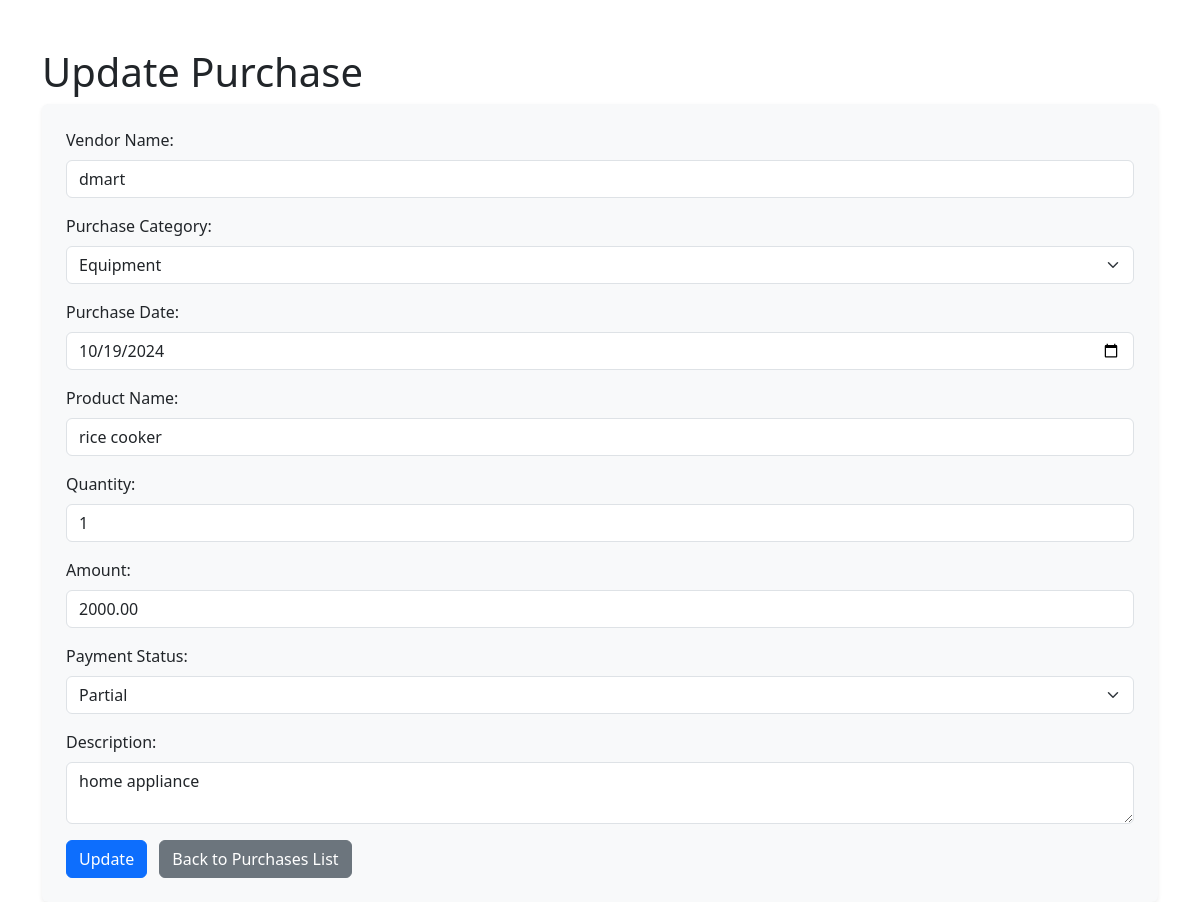
Screenshot of /myapp/update-purchase/2/ with the database file from the repository.
### myapp/models.py (models this page shows, shortened)
class Purchase(models.Model):
    PURCHASE_CATEGORY_CHOICES = [
        ('Office Supplies', 'Office Supplies'),
        ('Equipment', 'Equipment'),
        ('Utilities', 'Utilities'),
        ('Raw Materials', 'Raw Materials'),
        ('Miscellaneous', 'Miscellaneous'),
    ]
    PAYMENT_STATUS_CHOICES = [
        ('Paid', 'Paid'),
        ('Unpaid', 'Unpaid'),
        ('Partial', 'Partial'),
    ]
    vendor_name = models.CharField(max_length=100, help_text="Enter the name of the vendor")
    purchase_category = models.CharField(max_length=50, choices=PURCHASE_CATEGORY_CHOICES, help_text="Select the category of the purchase")
    purchase_date = models.DateField(help_text="Enter the date of the purchase")
    product_name = models.CharField(max_length=100, help_text="Enter the name of the product or service purchased")
    quantity = models.PositiveIntegerField(help_text="Enter the quantity of the product or service")
    amount = models.DecimalField(max_digits=10, decimal_places=2, help_text="Enter the total purchase amount")
    payment_status = models.CharField(max_length=50, choices=PAYMENT_STATUS_CHOICES, help_text="Select the payment status")
    description = models.TextField(blank=True, null=True, help_text="Optional description of the purchase")

### myapp/views.py (the view, shortened to what this page needs)
# urls.py: path('update-purchase/<int:purchase_id>/', views.update_purchase, name='update-purchase'),
def update_purchase(request, purchase_id):
    purchase = get_object_or_404(Purchase, id=purchase_id)
    return render(request, 'update_purchase_form.html', {'purchase': purchase})

### myapp/templates/update_purchase_form.html (shortened to what this page needs)
<!DOCTYPE html>
<html lang="en">
<head>
    <link href="https://cdn.jsdelivr.net/npm/bootstrap@5.3.3/dist/css/bootstrap.min.css" rel="stylesheet">
</head>
<body>
    <div class="container mt-5">
        <h1>Update Purchase</h1>
        <form method="post" class="bg-light p-4 rounded shadow-sm">
            <div class="mb-3">
                <label for="vendor_name" class="form-label">Vendor Name:</label>
                <input type="text" name="vendor_name" id="vendor_name" class="form-control" value="{{ purchase.vendor_name }}" required>
            </div>
            <div class="mb-3">
                <label for="purchase_category" class="form-label">Purchase Category:</label>
                <select name="purchase_category" id="purchase_category" class="form-select" required>
                    {% for category, display_name in purchase.PURCHASE_CATEGORY_CHOICES %}
                        <option value="{{ category }}" {% if purchase.purchase_category == category %}selected{% endif %}>
                            {{ display_name }}
                        </option>
                    {% endfor %}
                </select>
            </div>
            <div class="mb-3">
                <label for="purchase_date" class="form-label">Purchase Date:</label>
                <input type="date" name="purchase_date" id="purchase_date" class="form-control" value="{{ purchase.purchase_date|date:'Y-m-d' }}" required>
            </div>
            <div class="mb-3">
                <label for="product_name" class="form-label">Product Name:</label>
                <input type="text" name="product_name" id="product_name" class="form-control" value="{{ purchase.product_name }}" required>
            </div>
            <div class="mb-3">
                <label for="quantity" class="form-label">Quantity:</label>
                <input type="number" name="quantity" id="quantity" class="form-control" value="{{ purchase.quantity }}" required>
            </div>
            <div class="mb-3">
                <label for="amount" class="form-label">Amount:</label>
                <input type="number" name="amount" id="amount" class="form-control" step="0.01" value="{{ purchase.amount }}" required>
            </div>
            <div class="mb-3">
                <label for="payment_status" class="form-label">Payment Status:</label>
                <select name="payment_status" id="payment_status" class="form-select" required>
                    {% for status, display_name in purchase.PAYMENT_STATUS_CHOICES %}
                        <option value="{{ status }}" {% if purchase.payment_status == status %}selected{% endif %}>
                            {{ display_name }}
                        </option>
                    {% endfor %}
                </select>
            </div>
            <div class="mb-3">
                <label for="description" class="form-label">Description:</label>
                <textarea name="description" id="description" class="form-control">{{ purchase.description }}</textarea>
            </div>
            <button type="submit" class="btn btn-primary">Update</button>
            <a href="{% url 'purchases_list' %}" class="btn btn-secondary ms-2">Back to Purchases List</a>
        </form>
    </div>
</body>
</html>

### rows the page displays
Purchase: vendor_name "dmart", purchase_category "Equipment", purchase_date "10/19/2024", product_name "rice cooker", quantity "1", amount "2000.00", payment_status "Partial", description "home appliance"
